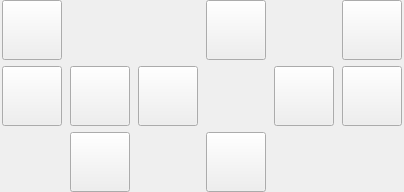
<?xml version="1.0" encoding="UTF-8"?>
<ui version="4.0">
 <class>UltrasoundControl</class>
 <widget class="qMRMLWidget" name="UltrasoundControl">
  <property name="geometry">
   <rect>
    <x>0</x>
    <y>0</y>
    <width>404</width>
    <height>192</height>
   </rect>
  </property>
  <property name="styleSheet">
   <string notr="true"/>
  </property>
  <layout class="QVBoxLayout" name="verticalLayout">
   <property name="leftMargin">
    <number>0</number>
   </property>
   <property name="topMargin">
    <number>0</number>
   </property>
   <property name="rightMargin">
    <number>0</number>
   </property>
   <property name="bottomMargin">
    <number>0</number>
   </property>
   <item>
    <widget class="QWidget" name="widget" native="true">
     <property name="styleSheet">
      <string notr="true"/>
     </property>
     <layout class="QGridLayout" name="gridLayout">
      <property name="leftMargin">
       <number>0</number>
      </property>
      <property name="topMargin">
       <number>0</number>
      </property>
      <property name="rightMargin">
       <number>0</number>
      </property>
      <property name="bottomMargin">
       <number>0</number>
      </property>
      <item row="0" column="6">
       <widget class="QPushButton" name="btn_left_up">
        <property name="sizePolicy">
         <sizepolicy hsizetype="Fixed" vsizetype="Fixed">
          <horstretch>0</horstretch>
          <verstretch>0</verstretch>
         </sizepolicy>
        </property>
        <property name="minimumSize">
         <size>
          <width>60</width>
          <height>60</height>
         </size>
        </property>
        <property name="maximumSize">
         <size>
          <width>60</width>
          <height>60</height>
         </size>
        </property>
        <property name="text">
         <string/>
        </property>
       </widget>
      </item>
      <item row="1" column="1">
       <widget class="QPushButton" name="btn_left2">
        <property name="sizePolicy">
         <sizepolicy hsizetype="Fixed" vsizetype="Fixed">
          <horstretch>0</horstretch>
          <verstretch>0</verstretch>
         </sizepolicy>
        </property>
        <property name="minimumSize">
         <size>
          <width>60</width>
          <height>60</height>
         </size>
        </property>
        <property name="maximumSize">
         <size>
          <width>60</width>
          <height>60</height>
         </size>
        </property>
        <property name="text">
         <string/>
        </property>
       </widget>
      </item>
      <item row="0" column="4">
       <widget class="QPushButton" name="btn_up">
        <property name="sizePolicy">
         <sizepolicy hsizetype="Fixed" vsizetype="Fixed">
          <horstretch>0</horstretch>
          <verstretch>0</verstretch>
         </sizepolicy>
        </property>
        <property name="minimumSize">
         <size>
          <width>60</width>
          <height>60</height>
         </size>
        </property>
        <property name="maximumSize">
         <size>
          <width>60</width>
          <height>60</height>
         </size>
        </property>
        <property name="text">
         <string/>
        </property>
       </widget>
      </item>
      <item row="2" column="4">
       <widget class="QPushButton" name="btn_down">
        <property name="sizePolicy">
         <sizepolicy hsizetype="Fixed" vsizetype="Fixed">
          <horstretch>0</horstretch>
          <verstretch>0</verstretch>
         </sizepolicy>
        </property>
        <property name="minimumSize">
         <size>
          <width>60</width>
          <height>60</height>
         </size>
        </property>
        <property name="maximumSize">
         <size>
          <width>60</width>
          <height>60</height>
         </size>
        </property>
        <property name="text">
         <string/>
        </property>
       </widget>
      </item>
      <item row="2" column="1">
       <widget class="QPushButton" name="btn_right_down">
        <property name="sizePolicy">
         <sizepolicy hsizetype="Fixed" vsizetype="Fixed">
          <horstretch>0</horstretch>
          <verstretch>0</verstretch>
         </sizepolicy>
        </property>
        <property name="minimumSize">
         <size>
          <width>60</width>
          <height>60</height>
         </size>
        </property>
        <property name="maximumSize">
         <size>
          <width>60</width>
          <height>60</height>
         </size>
        </property>
        <property name="text">
         <string/>
        </property>
       </widget>
      </item>
      <item row="1" column="5">
       <widget class="QPushButton" name="btn_right">
        <property name="sizePolicy">
         <sizepolicy hsizetype="Fixed" vsizetype="Fixed">
          <horstretch>0</horstretch>
          <verstretch>0</verstretch>
         </sizepolicy>
        </property>
        <property name="minimumSize">
         <size>
          <width>60</width>
          <height>60</height>
         </size>
        </property>
        <property name="maximumSize">
         <size>
          <width>60</width>
          <height>60</height>
         </size>
        </property>
        <property name="text">
         <string/>
        </property>
       </widget>
      </item>
      <item row="1" column="2">
       <widget class="QPushButton" name="btn_left">
        <property name="sizePolicy">
         <sizepolicy hsizetype="Fixed" vsizetype="Fixed">
          <horstretch>0</horstretch>
          <verstretch>0</verstretch>
         </sizepolicy>
        </property>
        <property name="minimumSize">
         <size>
          <width>60</width>
          <height>60</height>
         </size>
        </property>
        <property name="maximumSize">
         <size>
          <width>60</width>
          <height>60</height>
         </size>
        </property>
        <property name="text">
         <string/>
        </property>
       </widget>
      </item>
      <item row="1" column="6">
       <widget class="QPushButton" name="btn_right2">
        <property name="sizePolicy">
         <sizepolicy hsizetype="Fixed" vsizetype="Fixed">
          <horstretch>0</horstretch>
          <verstretch>0</verstretch>
         </sizepolicy>
        </property>
        <property name="minimumSize">
         <size>
          <width>60</width>
          <height>60</height>
         </size>
        </property>
        <property name="maximumSize">
         <size>
          <width>60</width>
          <height>60</height>
         </size>
        </property>
        <property name="text">
         <string/>
        </property>
       </widget>
      </item>
      <item row="1" column="0">
       <widget class="QPushButton" name="btn_search">
        <property name="sizePolicy">
         <sizepolicy hsizetype="Fixed" vsizetype="Fixed">
          <horstretch>0</horstretch>
          <verstretch>0</verstretch>
         </sizepolicy>
        </property>
        <property name="minimumSize">
         <size>
          <width>60</width>
          <height>60</height>
         </size>
        </property>
        <property name="maximumSize">
         <size>
          <width>60</width>
          <height>60</height>
         </size>
        </property>
        <property name="text">
         <string/>
        </property>
       </widget>
      </item>
      <item row="0" column="0">
       <widget class="QPushButton" name="btn_pressure">
        <property name="sizePolicy">
         <sizepolicy hsizetype="Fixed" vsizetype="Fixed">
          <horstretch>0</horstretch>
          <verstretch>0</verstretch>
         </sizepolicy>
        </property>
        <property name="minimumSize">
         <size>
          <width>60</width>
          <height>60</height>
         </size>
        </property>
        <property name="maximumSize">
         <size>
          <width>60</width>
          <height>60</height>
         </size>
        </property>
        <property name="text">
         <string/>
        </property>
       </widget>
      </item>
     </layout>
    </widget>
   </item>
  </layout>
 </widget>
 <customwidgets>
  <customwidget>
   <class>qMRMLWidget</class>
   <extends>QWidget</extends>
   <header>qMRMLWidget.h</header>
   <container>1</container>
  </customwidget>
 </customwidgets>
 <resources/>
 <connections/>
</ui>
